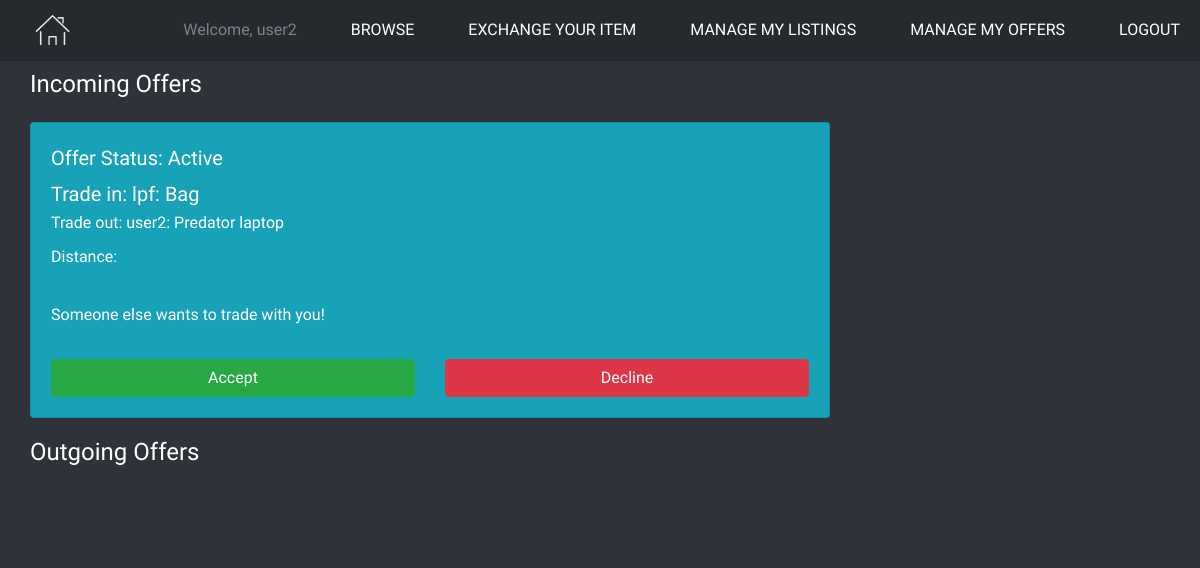
The app's page /mainApp/manage_offers/ (signed in), older data.
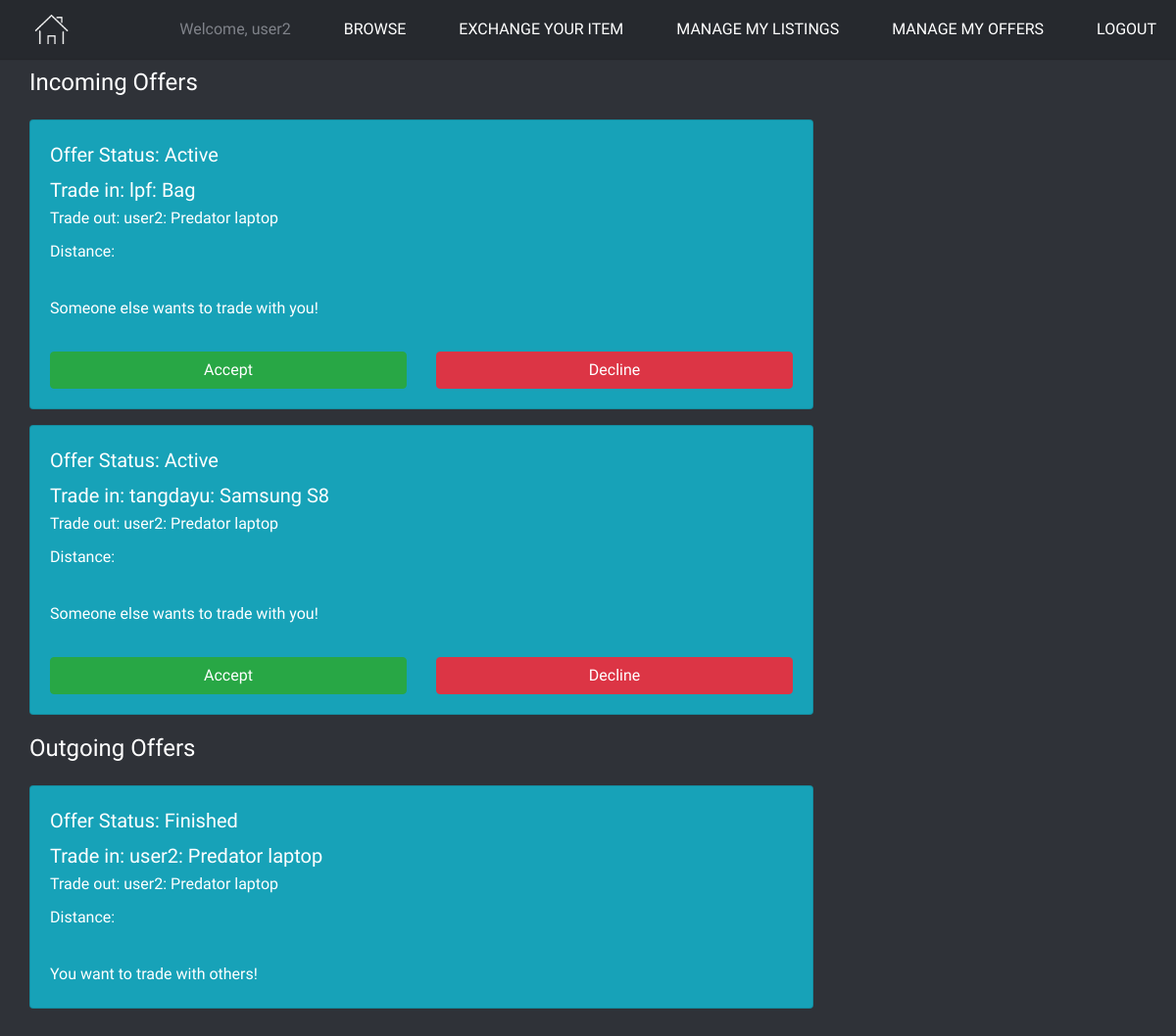
The same page, newer data.
### mainApp/models.py (models this page shows, shortened)
class Offer(models.Model):
    TYPE_CHOICES = [
        ('CS', 'Cash'),
        ('EX', 'Exchange'),
    ]
    STAT_CHOICES = [
        ('ON', 'Active'),
        ('FI', 'Finished'),
        ('CA', 'Canceled'),
    ]
    def status_verbose(self):
        return dict(Offer.STAT_CHOICES)[self.offer_status]
    initiator = models.ForeignKey(ItemModel, related_name='offered', blank=True, null=True)
    receiver = models.ForeignKey(ItemModel, related_name='wanted')
    offer_type = models.CharField(max_length=3, choices=TYPE_CHOICES)
    offer_status = models.CharField(max_length=3, choices=STAT_CHOICES)

class ItemModel(models.Model):
    CAT_CHOICES = [
        ('EL', 'Electronics'),
        ('FA', 'Fashion & Accessories'),
        ('HA', 'Home & Appliances'),
        ('HB', 'Health & Beauty'),
        ('BT', 'Baby & Toy'),
        ('SO', 'Sports & Outdoors'),
        ('GC', 'Groceries'),
        ('OT', 'Others'),
    ]
    CONDITION_CHOICES = [
        ('Used', 'Used'),
        ('New', 'New'),
        ('80', '80% New'),
        ('Obsolete', 'Obsolete',)
    ]
    user = models.ForeignKey(User, related_name='items')
    category = models.CharField(max_length=64, choices=CAT_CHOICES)
    title = models.CharField(max_length=128)
    description = models.TextField(max_length=1024)
    condition = models.CharField(max_length=64, choices=CONDITION_CHOICES, default="Used")
    estimate_price = models.PositiveIntegerField()
    exchange_address = models.TextField(max_length=256)
    item_pic = models.URLField()
    def __str__(self):
        return str(self.user) + ": " + self.title

### mainApp/views.py (the view, shortened to what this page needs)
class ManageMyOfferView(View):
    def prepare_context(self, request):
        context = {}
        googlemap_client = googlemaps.Client('AIzaSyBWzBAHevgilfjYaEvt4LjhKI5eJWasEwk')
        held_items = ItemModel.objects.filter(user=request.user)
        incoming_offers = Offer.objects.filter(receiver__in=held_items)
        outgoing_offers = Offer.objects.filter(initiator__in=held_items)
        for in_offer in incoming_offers:
            in_user_address = "Singapore " + UserProfileInfo.objects.get(user=in_offer.initiator.user).postal_code
            out_user_address = "Singapore " + UserProfileInfo.objects.get(user=in_offer.receiver.user).postal_code
            distance_matrix = googlemap_client.distance_matrix(in_user_address, out_user_address)
            in_offer.distance = distance_matrix['rows'][0]['elements'][0]['distance']['text']
        for out_offer in outgoing_offers:
            in_user_address = "Singapore " + UserProfileInfo.objects.get(user=out_offer.initiator.user).postal_code
            out_user_address = "Singapore " + UserProfileInfo.objects.get(user=out_offer.receiver.user).postal_code
            distance_matrix = googlemap_client.distance_matrix(in_user_address, out_user_address)
            out_offer.distance = distance_matrix['rows'][0]['elements'][0]['distance']['text']
        context['incoming_offers'] = incoming_offers
        context['outgoing_offers'] = outgoing_offers
        return context
    def get(self, request, *args, **kwargs):
        context = self.prepare_context(request)
        return render(request, 'mainApp/manage_offers.html', context=context)

### templates/mainApp/manage_offers.html
<!DOCTYPE html>
{% extends 'mainApp/base.html' %}
{% load staticfiles %}
{% block body_block %}
    <div class="container page">
        <h3 style="margin-top: 1rem;">Incoming Offers</h3>
        {% for offer in incoming_offers %}
            {% include 'mainapp/offer_card_in.html' %}
        {% endfor %}
        <h3 style="margin-top: 1rem;">Outgoing Offers</h3>
        {% for offer in outgoing_offers %}
            {% include 'mainapp/offer_card_out.html' %}
        {% endfor %}
    </div>
{% endblock %}

### templates/mainApp/offer_card_in.html (shortened to what this page needs)
<div class="card text-white bg-info" style="width: 50rem; margin-top: 1rem;">
    <div class="card-body">
        <h4 class="card-title">Offer Status: {{ offer.status_verbose }}</h4>
        <h4 class="card-subtitle mb-2">Trade in: {{ offer.initiator }}</h4>
        <h6 class="card-subtitle mb-2">Trade out: {{ offer.receiver }}</h6>
        <p class="card-text">
            Distance: {{ offer.distance }}
        </p>
        <p class="card-text">
            Someone else wants to trade with you!
        </p>
        {% if offer.offer_status == 'ON' %}
            <div class="row">
                <div class="col-6">
                    <form action="{% url 'mainApp:manage_my_offers' %}" method="post">
                        <button type="submit" class="btn btn-success btn-block">Accept</button>
                    </form>
                </div>
                <div class="col-6">
                    <form action="{% url 'mainApp:manage_my_offers' %}" method="post">
                        <button type="submit" class="btn btn-danger btn-block">Decline</button>
                    </form>
                </div>
            </div>
        {% endif %}
    </div>
</div>

### templates/mainApp/offer_card_out.html
<div class="card text-white bg-info" style="width: 50rem; margin-top: 1rem;">
    <div class="card-body">
        <h4 class="card-title">Offer Status: {{ offer.status_verbose }}</h4>
        <h4 class="card-subtitle mb-2">Trade in: {{ offer.initiator }}</h4>
        <h6 class="card-subtitle mb-2">Trade out: {{ offer.initiator }}</h6>
        <p class="card-text">
            Distance: {{ offer.distance }}
        </p>
        <p class="card-text">
            You want to trade with others!
        </p>
    </div>
</div>

Row changes from the older to the newer data that the page shows:
added Offer: status_verbose "Active", initiator "tangdayu: Samsung S8", receiver "user2: Predator laptop", shown under "Incoming Offers"
added Offer: status_verbose "Finished", initiator "user2: Predator laptop", shown under "Outgoing Offers"
